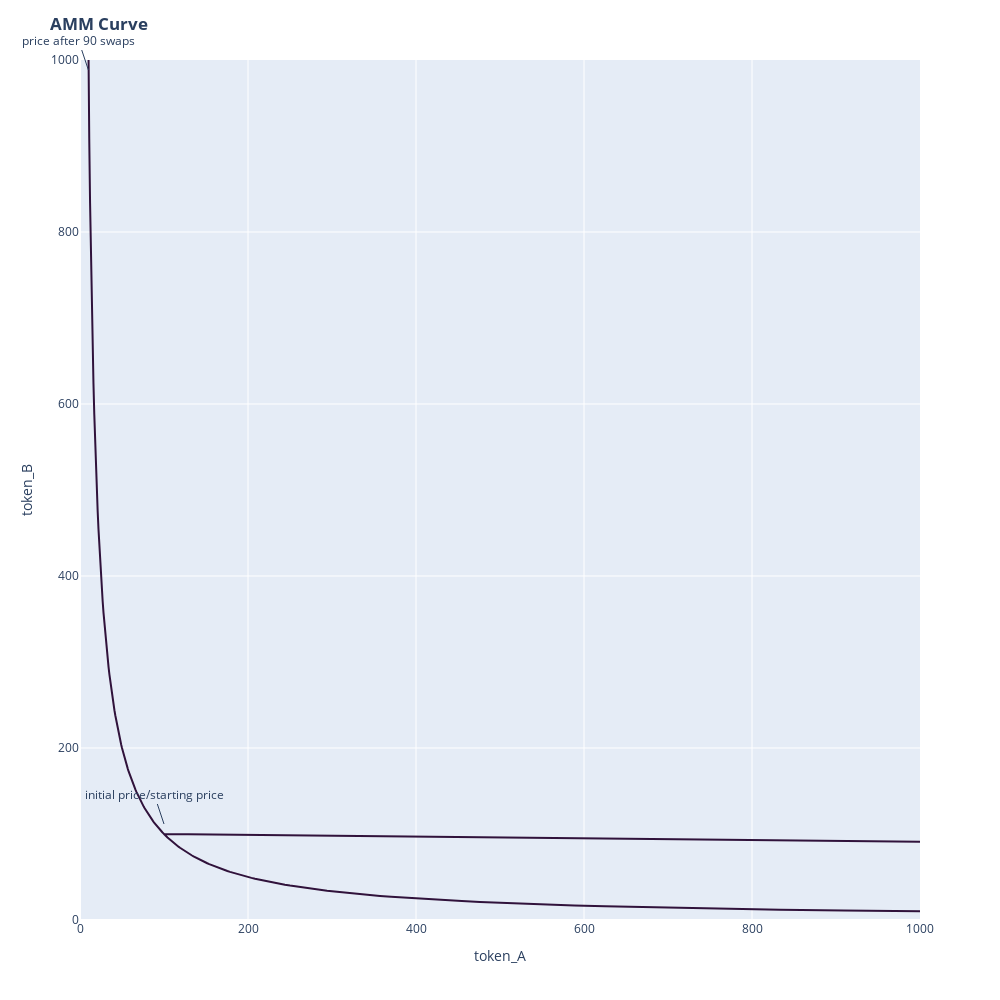

Source (notebook cell):
### Markdown cell above
# Q1.6:
Take this plot, and mark 
- the initial price in Q1.1 (starting price)
- the new price in Q1.4 (after 90 swaps)

### Code cell
fig.add_annotation(x=100, y=100, text="initial price/starting price", showarrow=True, yshift=10)
fig.add_annotation(x=10, y=1000, text="price after 90 swaps", showarrow=True, yshift=-10)

### Figure 1 — Plotly figure (JSON) as saved in the notebook; plotly's stock layout.template omitted (floating-point values rounded to 4 significant figures; data arrays with more than 128 entries replaced by an {"elided": "..."} marker saying what was removed)
{"data": [{"hovertemplate": "token_A=%{x}<br>token_B=%{y}<extra></extra>", "legendgroup": "", "line": {"color": "#30123b", "dash": "solid"}, "mode": "lines", "name": "", "orientation": "v", "showlegend": false, "type": "scatter", "x": {"elided": "200 float values"}, "xaxis": "x", "y": {"elided": "200 float values"}, "yaxis": "y"}], "layout": {"annotations": [{"showarrow": true, "text": "initial price/starting price", "x": 100, "y": 100, "yshift": 10}, {"showarrow": true, "text": "price after 90 swaps", "x": 10, "y": 1000, "yshift": -10}], "height": 1000, "legend": {"tracegroupgap": 0}, "margin": {"t": 60}, "title": {"text": "<b>AMM Curve</b>"}, "width": 1000, "xaxis": {"anchor": "y", "domain": [0, 1], "range": [0, 1000], "title": {"text": "token_A"}}, "yaxis": {"anchor": "x", "domain": [0, 1], "range": [0, 1000], "title": {"text": "token_B"}}}}
